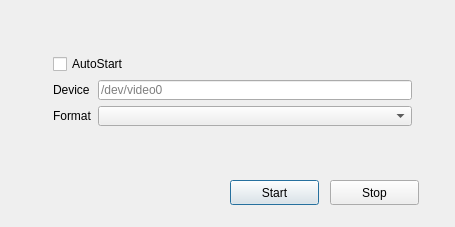
<?xml version="1.0" encoding="UTF-8"?>
<ui version="4.0">
 <class>V4l2sinkProperties</class>
 <widget class="QDialog" name="V4l2sinkProperties">
  <property name="geometry">
   <rect>
    <x>0</x>
    <y>0</y>
    <width>455</width>
    <height>227</height>
   </rect>
  </property>
  <property name="windowTitle">
   <string>V4L2 Video Sink Properties</string>
  </property>
  <widget class="QPushButton" name="pushButton_start">
   <property name="geometry">
    <rect>
     <x>230</x>
     <y>180</y>
     <width>89</width>
     <height>25</height>
    </rect>
   </property>
   <property name="text">
    <string>Start</string>
   </property>
  </widget>
  <widget class="QPushButton" name="pushButton_stop">
   <property name="geometry">
    <rect>
     <x>330</x>
     <y>180</y>
     <width>89</width>
     <height>25</height>
    </rect>
   </property>
   <property name="text">
    <string>Stop</string>
   </property>
  </widget>
  <widget class="QWidget" name="">
   <property name="geometry">
    <rect>
     <x>42</x>
     <y>43</y>
     <width>381</width>
     <height>114</height>
    </rect>
   </property>
   <layout class="QVBoxLayout" name="verticalLayout_3">
    <item>
     <widget class="QCheckBox" name="checkBox_auto">
      <property name="text">
       <string>AutoStart</string>
      </property>
     </widget>
    </item>
    <item>
     <layout class="QHBoxLayout" name="horizontalLayout">
      <item>
       <layout class="QVBoxLayout" name="verticalLayout_2">
        <item>
         <widget class="QLabel" name="label_device">
          <property name="text">
           <string>Device</string>
          </property>
         </widget>
        </item>
        <item>
         <widget class="QLabel" name="label_device_format">
          <property name="text">
           <string>Format</string>
          </property>
         </widget>
        </item>
       </layout>
      </item>
      <item>
       <layout class="QVBoxLayout" name="verticalLayout">
        <item>
         <widget class="QLineEdit" name="lineEdit_dev">
          <property name="placeholderText">
           <string>/dev/video0</string>
          </property>
         </widget>
        </item>
        <item>
         <widget class="QComboBox" name="comboBox_format"/>
        </item>
       </layout>
      </item>
     </layout>
    </item>
    <item>
     <widget class="QLabel" name="label_warning">
      <property name="text">
       <string/>
      </property>
     </widget>
    </item>
   </layout>
  </widget>
 </widget>
 <layoutdefault spacing="6" margin="11"/>
 <resources/>
 <connections/>
</ui>
